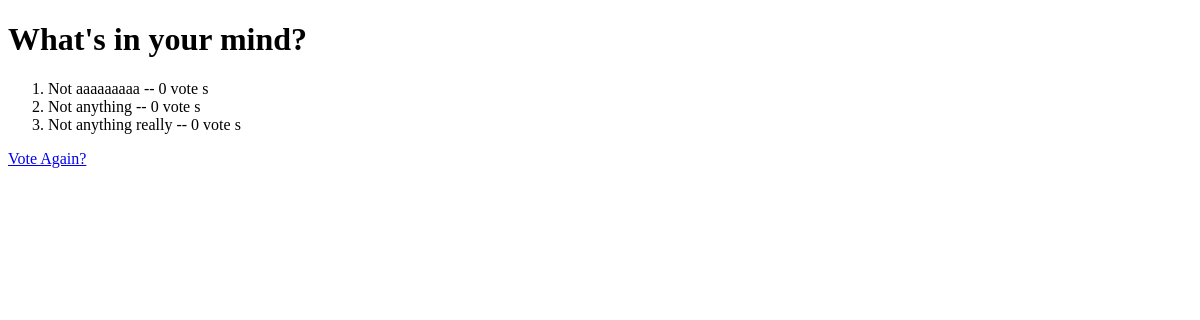
Before: /polls/1/results/ with the older database file.
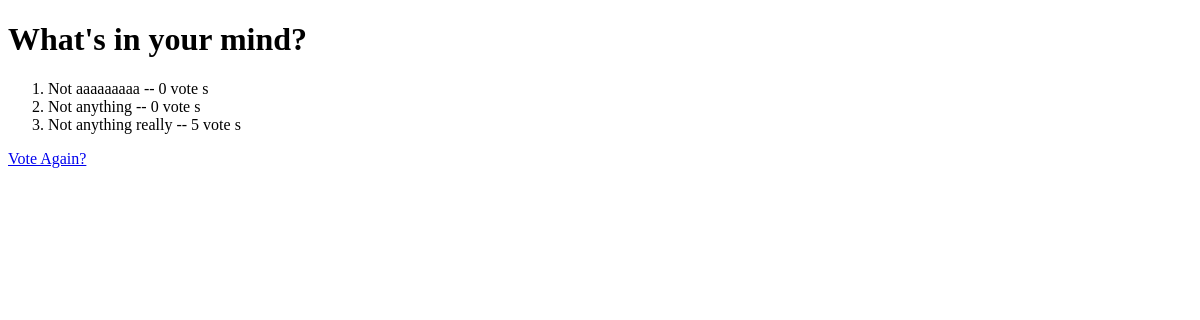
After: the same page with the newer database file.
### polls/models.py (models this page shows, shortened)
class Choice(models.Model):
    question = models.ForeignKey(Question, on_delete=models.CASCADE)
    choice_text = models.CharField(max_length = 200)
    votes = models.IntegerField(default = 0)

### polls/views.py (the view)
# urls.py: path('<int:pk>/results/', views.ResultsView.as_view(), name = "results"),
class ResultsView(generic.DetailView):
    model = Question
    template_name = 'polls/results.html'
    def get_queryset(self):
        return Question.objects.filter(publication_date__lte = timezone.now())

### polls/models.py (called while the page is built)
    def __str__(self):
        return self.question_text

### polls/templates/polls/results.html (shortened to what this page needs)
<!DOCTYPE html>
<html lang="en">
<head>
</head>
<body>
<h1>{{ question }}</h1>
<ol>
    {% for choice in question.choice_set.all %}
        <li>{{ choice.choice_text }} -- {{ choice.votes }} vote {{ choice.votes | pluralize }}</li>
    {% endfor %}
</ol>
<a href="{% url 'polls:details' question.id %}">Vote Again?</a>
</body>
</html>

Changed rows visible on the page:
changed Choice "Not anything really": votes "0" → "5"
